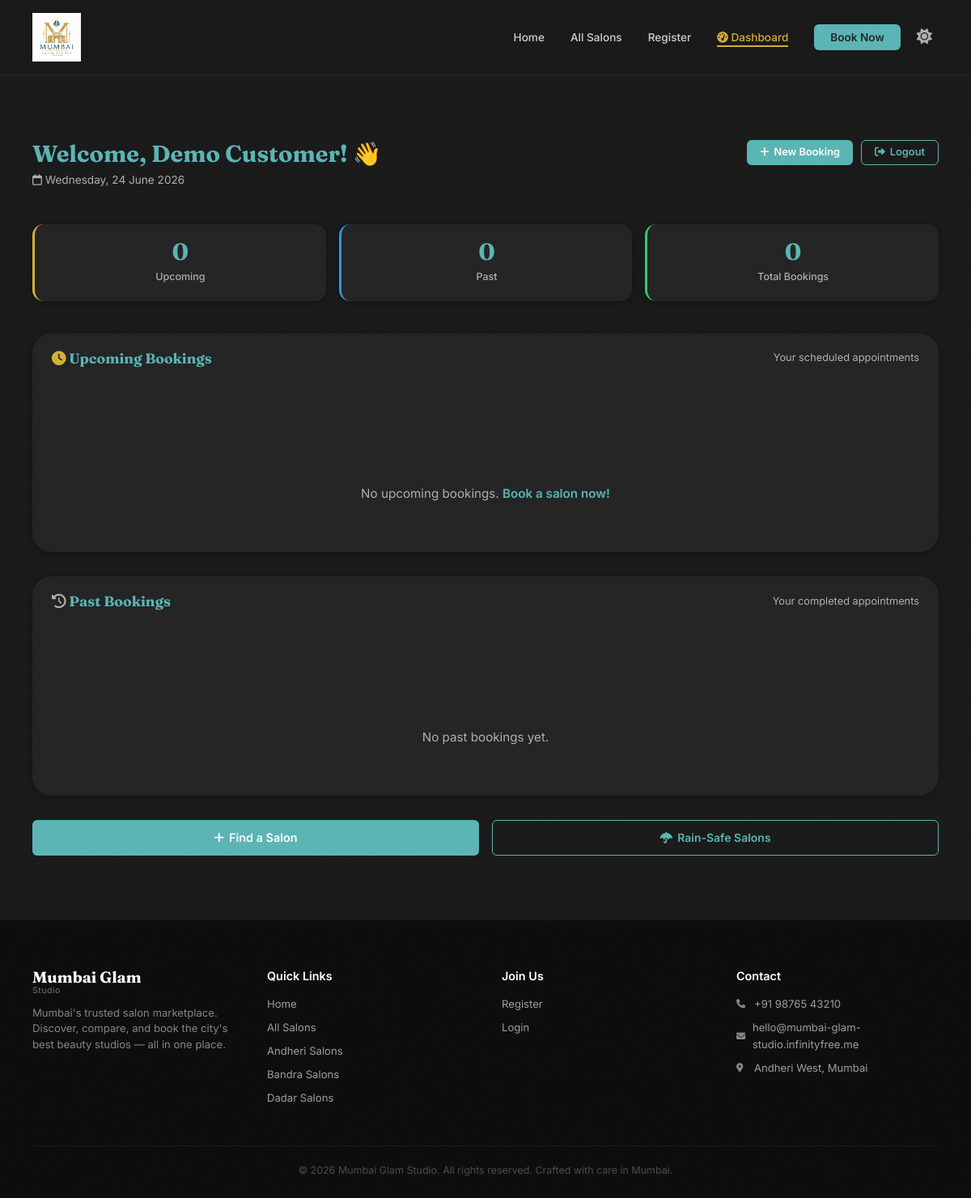
The app's page /customer_dashboard.php (signed in), older data.
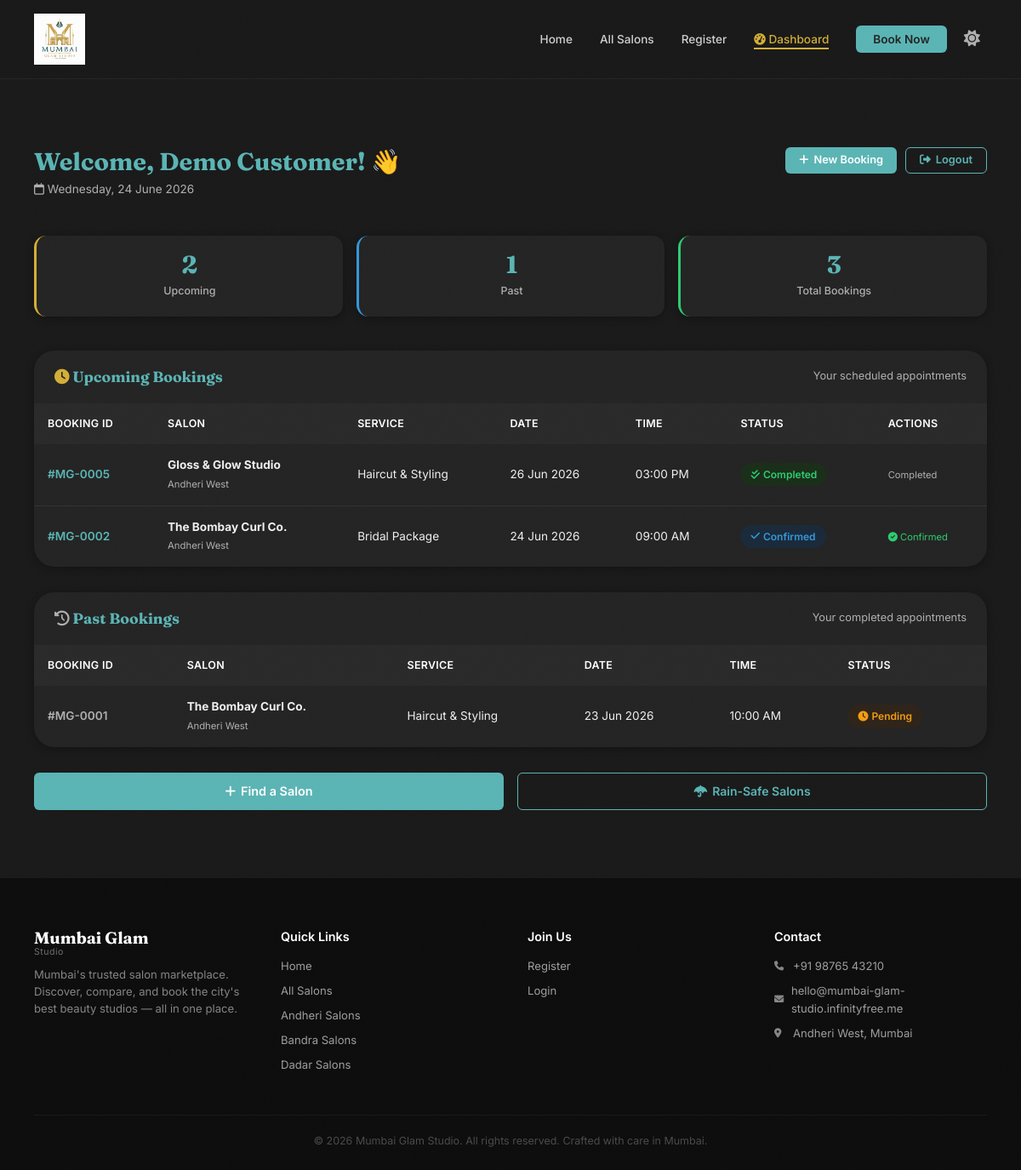
The same page, newer data.
### tables this page shows
CREATE TABLE bookings (
    id INT AUTO_INCREMENT PRIMARY KEY,
    salon_id INT NOT NULL,
    customer_id INT NULL,
    service_type ENUM('haircut', 'bridal', 'mens') NOT NULL,
    booking_date DATE NOT NULL,
    time_slot VARCHAR(20) NOT NULL,
    price INT DEFAULT 0,               
    customer_name VARCHAR(100) NOT NULL,
    customer_phone VARCHAR(15) NOT NULL,
    status ENUM('pending', 'confirmed', 'completed') DEFAULT 'pending',
    created_at TIMESTAMP DEFAULT CURRENT_TIMESTAMP,
    FOREIGN KEY (salon_id) REFERENCES salons(id) ON DELETE CASCADE,
    FOREIGN KEY (customer_id) REFERENCES customers(id) ON DELETE SET NULL
);

CREATE TABLE salons (
    id INT AUTO_INCREMENT PRIMARY KEY,
    name VARCHAR(120) NOT NULL,
    locality VARCHAR(100) NOT NULL,
    address VARCHAR(255) NOT NULL,
    rating DECIMAL(2,1) DEFAULT 0.0,
    review_count INT DEFAULT 0,
    avg_rating DECIMAL(2,1) DEFAULT 0.0,
    price_min INT DEFAULT 0,
    price_max INT DEFAULT 0,
    price_haircut INT DEFAULT 0,       
    price_bridal INT DEFAULT 0,
    price_mens INT DEFAULT 0,
    rain_safe TINYINT(1) DEFAULT 0,
    verified TINYINT(1) DEFAULT 0,
    is_admin TINYINT(1) DEFAULT 0,
    tagline VARCHAR(255) DEFAULT NULL,
    description TEXT NULL,
    services TEXT NULL,
    working_hours VARCHAR(255) NULL,
    contact_phone VARCHAR(20) NULL,
    contact_email VARCHAR(100) NULL,
    website VARCHAR(255) NULL,
    established_year YEAR NULL,
    facilities TEXT NULL,
    username VARCHAR(50) UNIQUE NOT NULL,
    password VARCHAR(255) NOT NULL,
    created_at TIMESTAMP DEFAULT CURRENT_TIMESTAMP
);

### config.php (called while the page is built, shortened)
<?php
function formatService($type) {
    switch($type) {
        case 'haircut':
            return 'Haircut & Styling';
        case 'bridal':
            return 'Bridal Package';
    }
}

### customer_dashboard.php (the view, shortened to what the rows shown need)
<?php
require_once 'config.php';
$customerId = $_SESSION['customer_id'];
$customerName = $_SESSION['customer_name'];
$conn = getDB();
$stmt = $conn->prepare("
    SELECT
        b.*,
        s.name as salon_name,
        s.locality as salon_locality,
        s.address as salon_address
    FROM bookings b
    JOIN salons s ON b.salon_id = s.id
    WHERE b.customer_id = ?
    ORDER BY b.booking_date DESC, b.time_slot ASC
");
$stmt->bind_param("i", $customerId);
$stmt->execute();
$bookingsResult = $stmt->get_result();
$upcomingBookings = [];
$pastBookings = [];
$today = date('Y-m-d');
while ($b = $bookingsResult->fetch_assoc()) {
    if ($b['booking_date'] >= $today) {
        $upcomingBookings[] = $b;
    } else {
        $pastBookings[] = $b;
    }
}
?>
<!DOCTYPE html>
<html lang="en" data-theme="dark">
<head>
    <?php require_once 'includes/header.php'; ?>
</head>
<body>
<section class="dashboard">
    <div class="container">
        <div class="dashboard-header">
            <div class="dashboard-welcome">
                <div>
                    <h2>Welcome, <?php echo htmlspecialchars($customerName); ?>! 👋</h2>
                </div>
            </div>
        </div>
        <div class="bookings-table-wrap" style="margin-bottom:30px;">
            <?php if (empty($upcomingBookings)): ?>
            <div class="empty-state">
                <i class="far fa-calendar-check"></i>
                <p>No upcoming bookings. <a href="salons.php" style="color:var(--teal); font-weight:600;">Book a salon now!</a></p>
            </div>
            <?php else: ?>
            <table class="bookings-table">
                <thead>
                    <tr>
                        <th>Booking ID</th>
                        <th>Salon</th>
                        <th>Service</th>
                        <th>Date</th>
                        <th>Time</th>
                        <th>Status</th>
                        <th>Actions</th>
                    </tr>
                </thead>
                <tbody>
                    <?php foreach ($upcomingBookings as $b): ?>
                    <tr>
                        <td style="font-weight:600; color:var(--teal);">#MG-<?php echo str_pad($b['id'], 4, '0', STR_PAD_LEFT); ?></td>
                        <td>
                            <strong><?php echo htmlspecialchars($b['salon_name']); ?></strong>
                            <br><small style="color:var(--charcoal-muted);"><?php echo htmlspecialchars($b['salon_locality']); ?></small>
                        </td>
                        <td><?php echo formatService($b['service_type']); ?></td>
                        <td><?php echo date('d M Y', strtotime($b['booking_date'])); ?></td>
                        <td><?php echo htmlspecialchars($b['time_slot']); ?></td>
                        <td>
                            <span class="status-badge status-<?php echo $b['status']; ?>">
                                <i class="fas fa-<?php echo $b['status'] === 'pending' ? 'clock' : ($b['status'] === 'confirmed' ? 'check' : 'check-double'); ?>"></i>
                                <?php echo ucfirst($b['status']); ?>
                            </span>
                        </td>
                        <td>
                            <?php if ($b['status'] === 'pending'): ?>
                            <span style="font-size:0.7rem; color:var(--charcoal-muted);">Awaiting confirmation</span>
                            <?php elseif ($b['status'] === 'confirmed'): ?>
                            <span style="font-size:0.7rem; color:var(--success);"><i class="fas fa-check-circle"></i> Confirmed</span>
                            <?php else: ?>
                            <span style="font-size:0.7rem; color:var(--charcoal-muted);">Completed</span>
                            <?php endif; ?>
                        </td>
                    </tr>
                    <?php endforeach; ?>
                </tbody>
            </table>
            <?php endif; ?>
        </div>
        <div class="bookings-table-wrap">
            <?php if (empty($pastBookings)): ?>
            <div class="empty-state">
                <i class="far fa-calendar-xmark"></i>
                <p>No past bookings yet.</p>
            </div>
            <?php else: ?>
            <table class="bookings-table">
                <thead>
                    <tr>
                        <th>Booking ID</th>
                        <th>Salon</th>
                        <th>Service</th>
                        <th>Date</th>
                        <th>Time</th>
                        <th>Status</th>
                    </tr>
                </thead>
                <tbody>
                    <?php foreach ($pastBookings as $b): ?>
                    <tr>
                        <td style="font-weight:600; color:var(--charcoal-muted);">#MG-<?php echo str_pad($b['id'], 4, '0', STR_PAD_LEFT); ?></td>
                        <td>
                            <strong><?php echo htmlspecialchars($b['salon_name']); ?></strong>
                            <br><small style="color:var(--charcoal-muted);"><?php echo htmlspecialchars($b['salon_locality']); ?></small>
                        </td>
                        <td><?php echo formatService($b['service_type']); ?></td>
                        <td><?php echo date('d M Y', strtotime($b['booking_date'])); ?></td>
                        <td><?php echo htmlspecialchars($b['time_slot']); ?></td>
                        <td>
                            <span class="status-badge status-<?php echo $b['status']; ?>">
                                <i class="fas fa-<?php echo $b['status'] === 'pending' ? 'clock' : ($b['status'] === 'confirmed' ? 'check' : 'check-double'); ?>"></i>
                                <?php echo ucfirst($b['status']); ?>
                            </span>
                        </td>
                    </tr>
                    <?php endforeach; ?>
                </tbody>
            </table>
            <?php endif; ?>
        </div>
    </div>
</section>
</body>
</html>

Row changes from the older to the newer data that the page shows:
added bookings: id "0005", salon.name "Gloss & Glow Studio", salon.locality "Andheri West", service_type "Haircut & Styling", booking_date "26 Jun 2026", time_slot "03:00 PM", status "Completed", shown under "Upcoming Bookings"
added bookings: id "0002", salon.name "The Bombay Curl Co.", salon.locality "Andheri West", service_type "Bridal Package", booking_date "24 Jun 2026", time_slot "09:00 AM", status "Confirmed", shown under "Upcoming Bookings"
added bookings: id "0001", salon.name "The Bombay Curl Co.", salon.locality "Andheri West", service_type "Haircut & Styling", booking_date "23 Jun 2026", time_slot "10:00 AM", status "Pending", shown under "Past Bookings"
Text that changed along with them:
count($upcomingBookings): "0" → "2"
count($pastBookings): "0" → "1"
count($upcomingBookings) + count($pastBookings): "0" → "3"
text no longer shown: "No upcoming bookings. Book a salon now! No past bookings yet."
text now shown: "BOOKING ID SALON SERVICE DATE TIME STATUS ACTIONS BOOKING ID SALON SERVICE DATE TIME STATUS"
